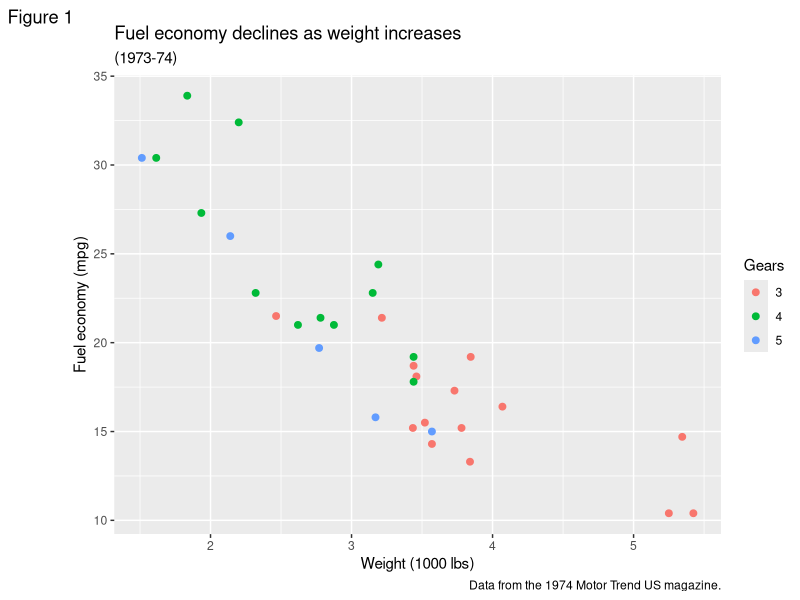

Generate this figure with R: (Note: this script raises an error after producing the figure.)
library(ggplot2)
mtcars2 <- within(mtcars, {
  vs <- factor(vs, labels = c("V-shaped", "Straight"))
  am <- factor(am, labels = c("Automatic", "Manual"))
  cyl  <- factor(cyl)
  gear <- factor(gear)
})

p1 <- ggplot(mtcars2) +
  geom_point(aes(x = wt, y = mpg, colour = gear), size = 2) +
  labs(title = "Fuel economy declines as weight increases",
       subtitle = "(1973-74)",
       caption = "Data from the 1974 Motor Trend US magazine.",
       tag = "Figure 1",
       x = "Weight (1000 lbs)",
       y = "Fuel economy (mpg)",
       colour = "Gears")

p1 + theme_latex(base_size = 14)

p2 <- ggplot(mtcars, aes(wt, mpg)) +
  geom_point() +
  facet_wrap(~ cyl)

p2 + theme_latex(base_size = 14)
